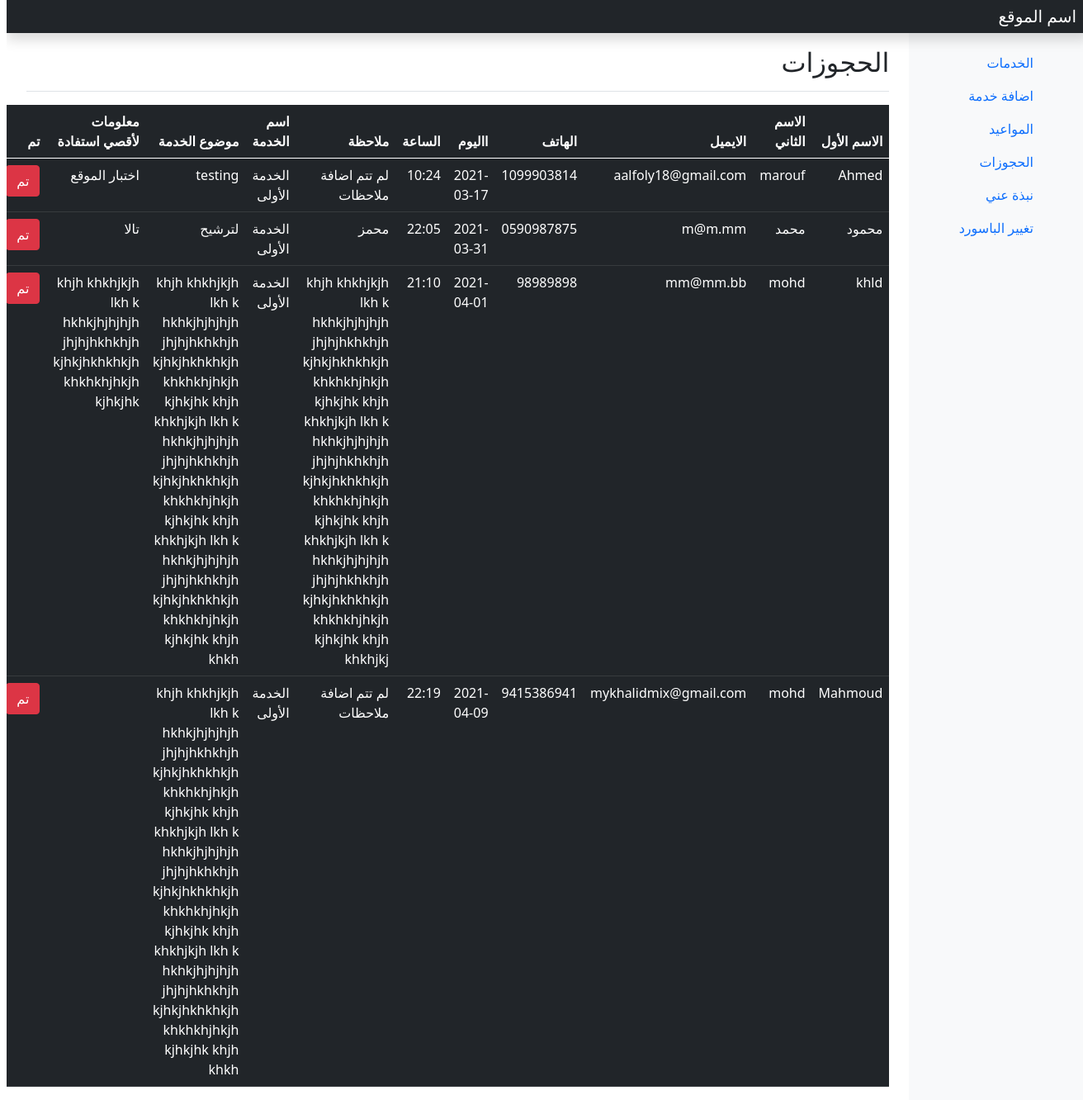
The page /admin/customers.php (signed in) on the database its author committed.
### tables this page shows
CREATE TABLE `customers` (
  `id` int(11) NOT NULL,
  `first_name` varchar(255) NOT NULL,
  `second_name` varchar(255) NOT NULL,
  `email` varchar(255) NOT NULL,
  `phone` varchar(255) NOT NULL,
  `service_day` varchar(255) NOT NULL,
  `service_hour` varchar(255) NOT NULL,
  `note` varchar(255) NOT NULL,
  `service_title` varchar(255) NOT NULL,
  `around` varchar(255) NOT NULL,
  `useful` varchar(255) NOT NULL
);

### admin/customers.php (the view, shortened to what this page needs)
<?php
include '../connect.php';
?>
<!doctype html>
<html lang="ar" dir="rtl">
<head>
    <link href="../css/bootstrap.min.css" rel="stylesheet">
</head>
<body>
    <header class="navbar navbar-dark sticky-top bg-dark flex-md-nowrap p-0 shadow">
        <a class="navbar-brand col-md-3 col-lg-2 me-0 px-3" href="#">اسم الموقع</a>
    </header>
    <div class="container-fluid">
        <div class="row">
            <nav id="sidebarMenu" class="col-md-3 col-lg-2 d-md-block bg-light sidebar collapse">
                <div class="position-sticky pt-3">
                    <ul class="nav flex-column">
                        <li class="nav-item">
                            <a class="nav-link active" aria-current="page" href="index.php">
                                الخدمات </a>
                        </li>
                        <li class="nav-item">
                            <a class="nav-link" href="add_service.php">
                                اضافة خدمة
                            </a>
                        </li>
                        <li class="nav-item">
                            <a class="nav-link" href="dates.php">
                                المواعيد
                            </a>
                        </li>
                        <li class="nav-item">
                            <a class="nav-link" href="customers.php">
                                الحجوزات
                            </a>
                        </li>
                        <li class="nav-item">
                            <a class="nav-link" href="author.php">
                                نبذة عني
                            </a>
                        </li>
                        <li class="nav-item">
                            <a class="nav-link" href="pass.php">
                                تغيير الباسورد
                            </a>
                        </li>
                    </ul>
                </div>
            </nav>
            <main class="col-md-9 ms-sm-auto col-lg-10 px-md-4">
                <div class="d-flex justify-content-between flex-wrap flex-md-nowrap align-items-center pt-3 pb-2 mb-3 border-bottom">
                    <h1 class="h2">الحجوزات</h1>
                </div>
                <div class="avilable-dates">
                    <table class="table table-dark">
                        <thead>
                            <tr>
                                <th scope="col">الاسم الأول</th>
                                <th scope="col">الاسم الثاني</th>
                                <th scope="col">الايميل</th>
                                <th scope="col">الهاتف</th>
                                <th scope="col">االيوم</th>
                                <th scope="col">الساعة</th>
                                <th scope="col">ملاحظة</th>
                                <th scope="col">اسم الخدمة</th>
                                <th scope="col">موضوع الخدمة</th>
                                <th scope="col">معلومات لأقصي استفادة</th>
                                <th scope="col">تم</th>
                            </tr>
                        </thead>
                        <tbody>
                            <?php
                            $stmt = $con->prepare("SELECT * FROM customers");
                            $stmt->execute();
                            $dates = $stmt->fetchAll();
                            foreach ($dates as $date) {
                                echo '
                            <tr>
                                <td>' . $date["first_name"] . '</td>
                                <td>' . $date["second_name"] . '</td>
                                <td>' . $date["email"] . '</td>
                                <td>' . $date["phone"] . '</td>
                                <td>' . $date["service_day"] . '</td>
                                <td>' . $date["service_hour"] . '</td>
                                <td>' . $date["note"] . '</td>
                                <td>' . $date["service_title"] . '</td>
                                <td>' . $date["around"] . '</td>
                                <td>' . $date["useful"] . '</td>
                                <td><a href="customers.php?id=' . $date["id"] . '" class="btn btn-danger">تم</a></td>
                            </tr>
                            ';
                            }
                            ?>
                        </tbody>
                    </table>
                </div>
</body>
</html>

### rows shown on the page
customers: first_name "Ahmed", second_name "marouf", email "aalfoly18@gmail.com", phone "1099903814", service_day "2021-03-17", service_hour "10:24", note "لم تتم اضافة ملاحظات", service_title "الخدمة الأولى", around "testing", useful "اختبار الموقع"
customers: first_name "محمود", second_name "محمد", email "m@m.mm", phone "0590987875", service_day "2021-03-31", service_hour "22:05", note "محمز", service_title "الخدمة الأولى", around "لترشيح", useful "تالا"
customers: first_name "khld", second_name "mohd", email "mm@mm.bb", phone "98989898", service_day "2021-04-01", service_hour "21:10", note "khjh khkhjkjh lkh k hkhkjhjhjhjh jhjhjhkhkhjh kjhkjhkhkhkjh khkhkhjhkjh kjhkjhk khjh khkhjkjh lkh k hkhkjhjhjhjh jhjhjhkhkhjh kjhkjhkhkhkjh khkhkhjhkjh kjhkjhk khjh khkhjkjh lkh k hkhkjhjhjhjh jhjhjhkhkhjh kjhkjhkhkhkjh khkhkhjhkjh kjhkjhk khjh khkhjkj", service_title "الخدمة الأولى", around "khjh khkhjkjh lkh k hkhkjhjhjhjh jhjhjhkhkhjh kjhkjhkhkhkjh khkhkhjhkjh kjhkjhk khjh khkhjkjh lkh k hkhkjhjhjhjh jhjhjhkhkhjh kjhkjhkhkhkjh khkhkhjhkjh kjhkjhk khjh khkhjkjh lkh k hkhkjhjhjhjh jhjhjhkhkhjh kjhkjhkhkhkjh khkhkhjhkjh kjhkjhk khjh khkh", useful "khjh khkhjkjh lkh k hkhkjhjhjhjh jhjhjhkhkhjh kjhkjhkhkhkjh khkhkhjhkjh kjhkjhk"
customers: first_name "Mahmoud", second_name "mohd", email "mykhalidmix@gmail.com", phone "9415386941", service_day "2021-04-09", service_hour "22:19", note "لم تتم اضافة ملاحظات", service_title "الخدمة الأولى", around "khjh khkhjkjh lkh k hkhkjhjhjhjh jhjhjhkhkhjh kjhkjhkhkhkjh khkhkhjhkjh kjhkjhk khjh khkhjkjh lkh k hkhkjhjhjhjh jhjhjhkhkhjh kjhkjhkhkhkjh khkhkhjhkjh kjhkjhk khjh khkhjkjh lkh k hkhkjhjhjhjh jhjhjhkhkhjh kjhkjhkhkhkjh khkhkhjhkjh kjhkjhk khjh khkh"
